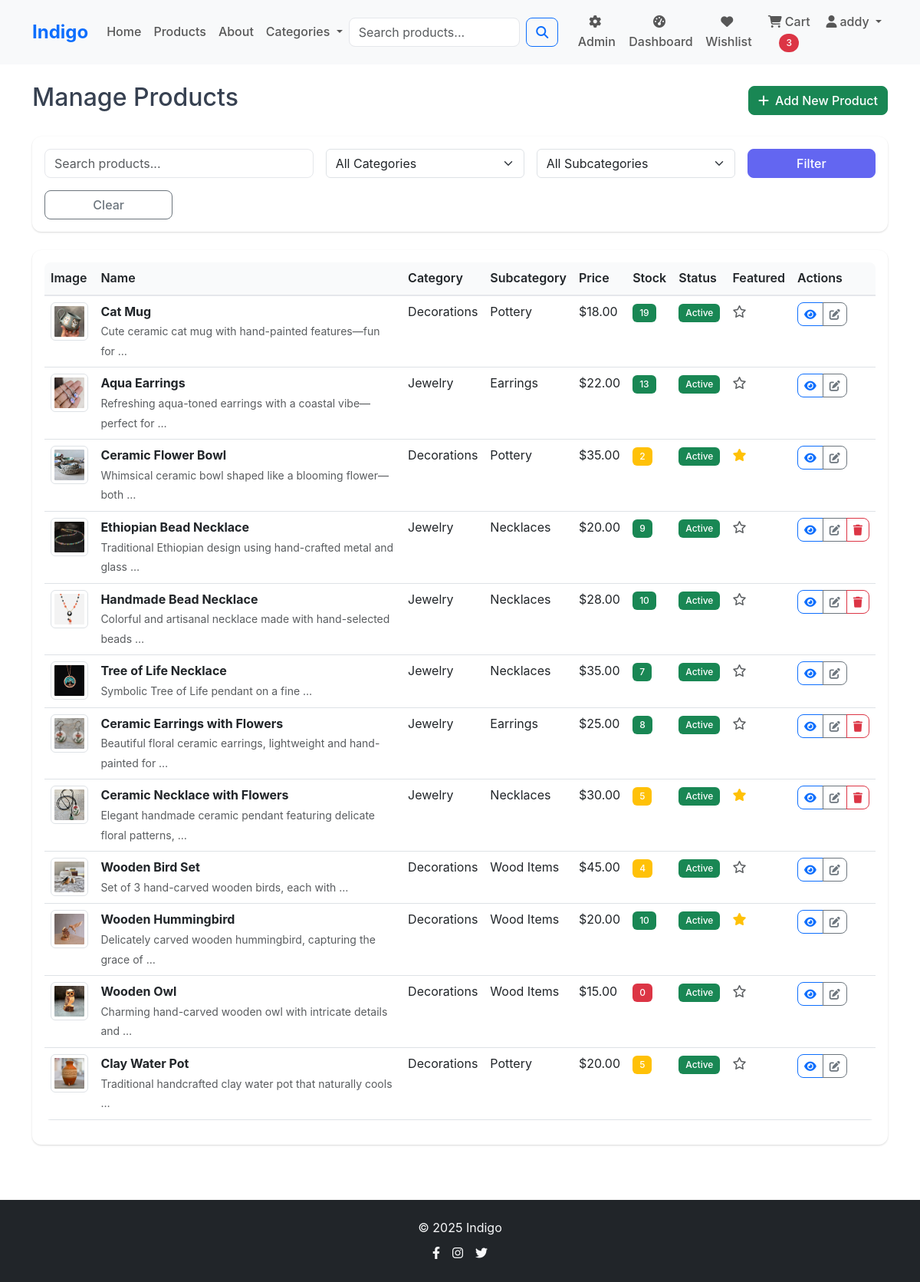
The page /employee-admin/products/ (signed in) on the database as committed earlier.
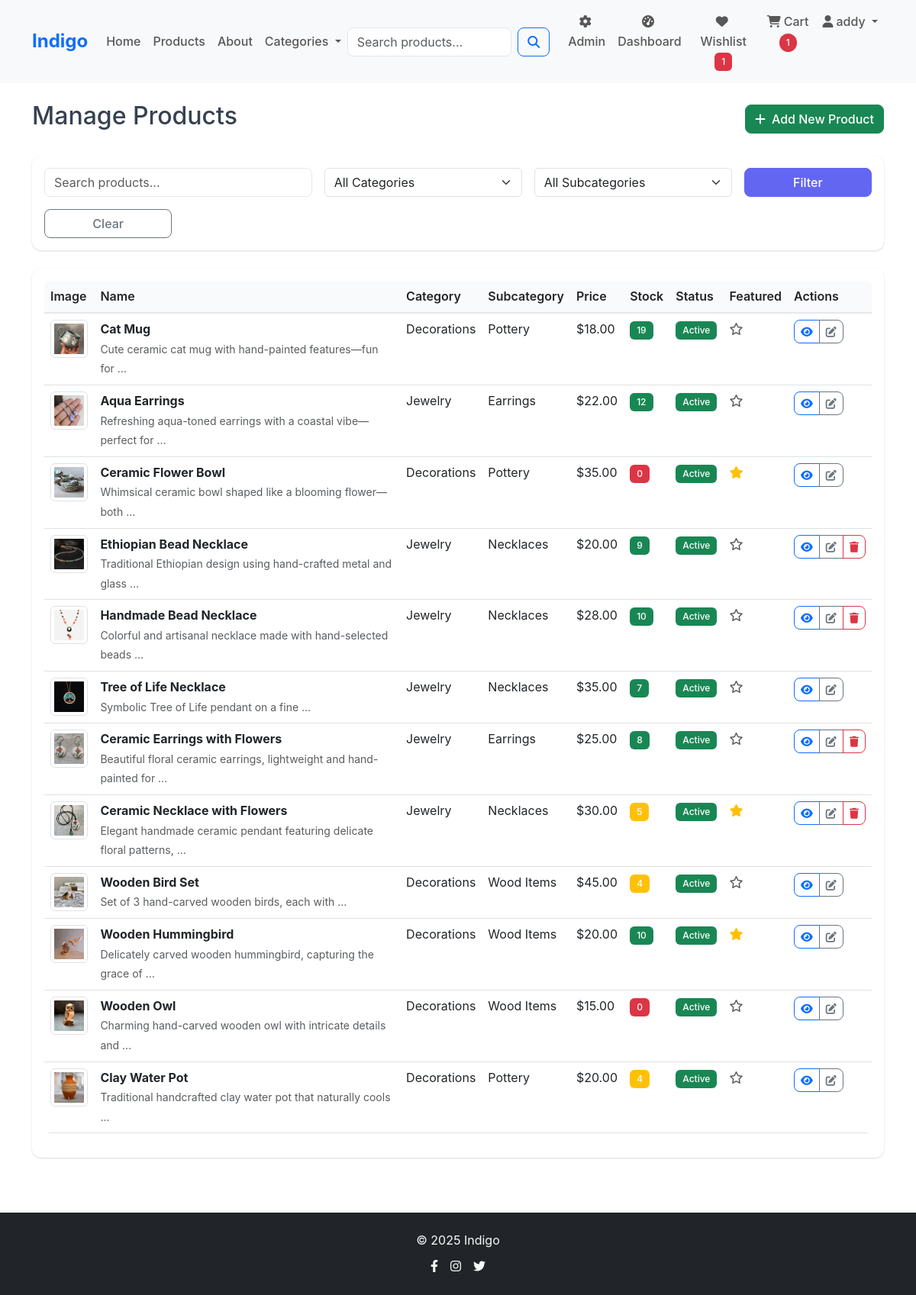
The same page on the database as committed later.
### store/models.py (models this page shows, shortened)
class Product(models.Model):
    name = models.CharField(max_length=200)
    description = models.TextField()
    price = models.DecimalField(
        max_digits=10,
        decimal_places=2,
        validators=[MinValueValidator(0.01)]
    )
    category = models.ForeignKey(Category, on_delete=models.CASCADE, related_name='products')
    subcategory = models.ForeignKey(Subcategory, on_delete=models.CASCADE, related_name='products', null=True, blank=True)
    image = models.ImageField(upload_to='products/', default='static/default.jpg') #upload to media directory
    stock_quantity = models.PositiveIntegerField(
        default=0,
        validators=[MaxValueValidator(9999)]
    )
    is_active = models.BooleanField(default=True) #is active on website
    featured = models.BooleanField(default=False) #is featured on home page
    created_by = models.ForeignKey(User, on_delete=models.SET_NULL, null=True, blank=True, related_name='created_products')
    created_at = models.DateTimeField(auto_now_add=True)
    updated_at = models.DateTimeField(auto_now=True)
    class Meta:
        ordering = ['-created_at']
        indexes = [
            models.Index(fields=['category', 'is_active']),
            models.Index(fields=['subcategory', 'is_active']),
            models.Index(fields=['featured', 'is_active']),
            models.Index(fields=['price']),
            models.Index(fields=['created_at']),
            models.Index(fields=['created_by']),
        ]

class Category(models.Model):
    CATEGORY_CHOICES = [
        ('decorations', 'Decorations'),
        ('jewelry', 'Jewelry'),
    ]
    name = models.CharField(max_length=50, choices=CATEGORY_CHOICES, unique=True)
    description = models.TextField(blank=True)
    created_at = models.DateTimeField(auto_now_add=True)
    class Meta:
        verbose_name_plural = "Categories"

class Subcategory(models.Model):
    SUBCATEGORY_CHOICES = [
        ('pottery', 'Pottery'),
        ('wood', 'Wood Items'),
        ('necklaces', 'Necklaces'),
        ('earrings', 'Earrings'),
    ]
    name = models.CharField(max_length=50, choices=SUBCATEGORY_CHOICES, unique=True)
    category = models.ForeignKey(Category, on_delete=models.CASCADE, related_name='subcategories')
    description = models.TextField(blank=True)
    created_at = models.DateTimeField(auto_now_add=True)
    class Meta:
        verbose_name_plural = "Subcategories"
        unique_together = ('name', 'category')

### employee_admin/views.py (the view)
# urls.py: path('employee-admin/products/', views.admin_products, name='products'),
@staff_required
def admin_products(request):
    try:
        products = Product.objects.select_related('category', 'subcategory', 'created_by').order_by('-created_at')
        categories = Category.objects.all().prefetch_related('subcategories')
        search_query = request.GET.get('search', '').strip()
        if search_query:
            products = products.filter(
                Q(name__icontains=search_query) |
                Q(description__icontains=search_query)
            )
        category = request.GET.get('category', '').strip()
        if category:
            valid_categories = [choice[0] for choice in Category.CATEGORY_CHOICES]
            if category in valid_categories:
                products = products.filter(category__name=category)
        subcategory = request.GET.get('subcategory', '').strip()
        if subcategory:
            valid_subcategories = [choice[0] for choice in Subcategory.SUBCATEGORY_CHOICES]
            if subcategory in valid_subcategories:
                products = products.filter(subcategory__name=subcategory)
        return render(request, 'employee_admin/products.html', {
            'products': products,
            'categories': categories,
            'current_category': category,
            'current_subcategory': subcategory,
            'search_query': search_query,
            'is_superuser': request.user.is_superuser
        })
    except Exception:
        return render(request, 'employee_admin/products.html', {
            'products': [],
            'categories': [],
            'current_category': '',
            'current_subcategory': '',
            'search_query': '',
            'is_superuser': False
        })

### Indigo/context_processors.py (called while the page is built)
def cart_count(request):
    if request.user.is_authenticated:
        try:
            cart = Cart.objects.get(user=request.user)
            return {'cart_count': cart.total_items}
        except Cart.DoesNotExist:
            return {'cart_count': 0}
    return {'cart_count': 0}

def wishlist_count(request):
    if request.user.is_authenticated:
        try:
            wishlist = Wishlist.objects.get(user=request.user)
            return {'wishlist_count': wishlist.total_items}
        except Wishlist.DoesNotExist:
            return {'wishlist_count': 0}
    return {'wishlist_count': 0}

### cart/models.py (called while the page is built)
    @property
    def total_items(self):
        return sum(item.quantity for item in self.items.all())

### employee_admin/views.py (called while the page is built)
def staff_required(view_func):
    @wraps(view_func)
    def wrapper(request, *args, **kwargs):
        if not request.user.is_authenticated:
            return render_403(request, "You must be logged in to access this page.")
        if not request.user.is_staff:
            return render_403(request, "You must be a staff member to access this page.")
        return view_func(request, *args, **kwargs)
    return wrapper

### wishlist/models.py (called while the page is built)
    @property
    def total_items(self):
        return self.products.count()

### employee_admin/templates/employee_admin/products.html (shortened to what the changed rows need)
{% extends 'base.html' %}
{% load static %}
{% block content %}
<div class="container py-4">
    <div class="d-flex justify-content-between align-items-center mb-4">
        <h2>Manage Products</h2>
    </div>
    <div class="card">
        <div class="card-body">
            {% if products %}
            <div class="table-responsive">
                <table class="table table-hover">
                    <thead>
                        <tr>
                            <th>Image</th>
                            <th>Name</th>
                            <th>Category</th>
                            <th>Subcategory</th>
                            <th>Price</th>
                            <th>Stock</th>
                            <th>Status</th>
                            <th>Featured</th>
                            <th>Actions</th>
                        </tr>
                    </thead>
                    <tbody>
                        {% for product in products %}
                        <tr>
                            <td>
                                <img src="{{ product.image.url }}" alt="{{ product.name }}" class="img-thumbnail" style="width: 50px; height: 50px; object-fit: cover;">
                            </td>
                            <td>
                                <strong>{{ product.name }}</strong>
                                <br><small class="text-muted">{{ product.description|truncatewords:8 }}</small>
                            </td>
                            <td>{{ product.category.get_name_display }}</td>
                            <td>{{ product.subcategory.get_name_display }}</td>
                            <td>${{ product.price }}</td>
                            <td>
                                <span class="badge bg-{% if product.stock_quantity > 5 %}success{% elif product.stock_quantity > 0 %}warning{% else %}danger{% endif %}">
                                    {{ product.stock_quantity }}
                                </span>
                            </td>
                            <td>
                                <span class="badge bg-{% if product.is_active %}success{% else %}secondary{% endif %}">
                                    {% if product.is_active %}Active{% else %}Inactive{% endif %}
                                </span>
                            </td>
                            <td>
                                {% if product.featured %}
                                    <i class="fas fa-star text-warning"></i>
                                {% else %}
                                    <i class="far fa-star text-muted"></i>
                                {% endif %}
                            </td>
                            <td>
                                <div class="btn-group btn-group-sm">
                                    <a href="{% url 'store:product_detail' product.pk %}" class="btn btn-outline-primary" title="View">
                                        <i class="fas fa-eye"></i>
                                    </a>
                                    <a href="{% url 'employee_admin:edit_product' product.pk %}" class="btn btn-outline-secondary" title="Edit">
                                        <i class="fas fa-edit"></i>
                                    </a>
                                </div>
                            </td>
                        </tr>
                        {% endfor %}
                    </tbody>
                </table>
            </div>
            {% endif %}
        </div>
    </div>
</div>
{% endblock %}

### templates/components/navbar.html (shortened to what this page needs)
{% load static %}
<nav class="navbar navbar-expand-lg navbar-light bg-light sticky-top">
    <div class="container">
        <a class="navbar-brand fw-bold text-primary" href="{% url 'store:home' %}">
            Indigo
        </a>
        <div class="collapse navbar-collapse" id="navbarNav">
            <ul class="navbar-nav me-auto">
                <li class="nav-item">
                    <a class="nav-link" href="{% url 'store:home' %}">Home</a>
                </li>
                <li class="nav-item">
                    <a class="nav-link" href="{% url 'store:product_list' %}">Products</a>
                </li>
                <li class="nav-item">
                    <a class="nav-link" href="{% url 'store:about' %}">About</a>
                </li>
                <li class="nav-item dropdown">
                    <a class="nav-link dropdown-toggle" href="#" role="button" data-bs-toggle="dropdown">
                        Categories
                    </a>
                </li>
            </ul>
            <form class="d-flex me-3 d-none d-lg-flex" method="GET" action="{% url 'store:product_list' %}" id="searchForm">
                <input class="form-control me-2" type="search" name="search" placeholder="Search products..." value="{{ search_query }}" maxlength="100">
                <button class="btn btn-outline-primary" type="submit">
                    <i class="fas fa-search"></i>
                </button>
            </form>
            <ul class="navbar-nav">
                {% if user.is_authenticated %}
                    {% if user.is_staff %}
                        <li class="nav-item">
                            <a class="nav-link" href="{% url 'employee_admin:dashboard' %}">
                                <i class="fas fa-cog me-1"></i>Admin
                            </a>
                        </li>
                    {% endif %}
                    <li class="nav-item">
                        <a class="nav-link" href="{% url 'dashboard:user' %}">
                            <i class="fas fa-tachometer-alt me-1"></i>Dashboard
                        </a>
                    </li>
                    <li class="nav-item">
                        <a class="nav-link" href="{% url 'wishlist:view' %}">
                            <i class="fas fa-heart me-1"></i>Wishlist
                            {% if wishlist_count > 0 %}
                                <span class="badge bg-danger">{{ wishlist_count }}</span>
                            {% endif %}
                        </a>
                    </li>
                    <li class="nav-item">
                        <a class="nav-link" href="{% url 'cart:view' %}">
                            <i class="fas fa-shopping-cart me-1"></i>Cart
                            {% if cart_count > 0 %}
                                <span class="badge bg-danger rounded-pill">{{ cart_count }}</span>
                            {% endif %}
                        </a>
                    </li>
                    <li class="nav-item dropdown">
                        <a class="nav-link dropdown-toggle" href="#" role="button" data-bs-toggle="dropdown">
                            <i class="fas fa-user me-1"></i>{{ user.username|truncatechars:15 }}
                        </a>
                    </li>
                {% endif %}
            </ul>
        </div>
    </div>
</nav>

Rows that differ between the two databases and show on the page:
changed Product "Aqua Earrings": stock_quantity "13" → "12"
changed Product "Ceramic Flower Bowl": stock_quantity "2" → "0"
changed Product "Clay Water Pot": stock_quantity "5" → "4"
Other text that changed with them:
{{ wishlist_count }}: (not shown) → "1"
{{ cart_count }}: "3" → "1"
